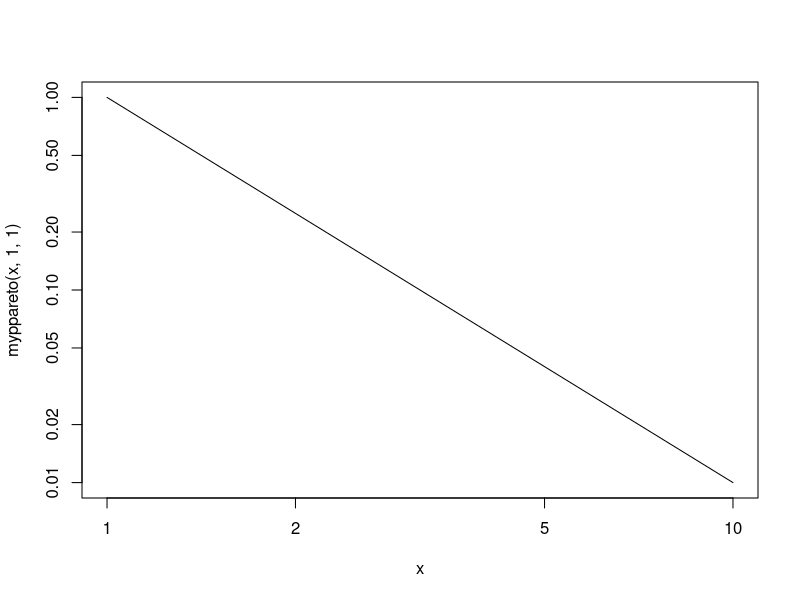
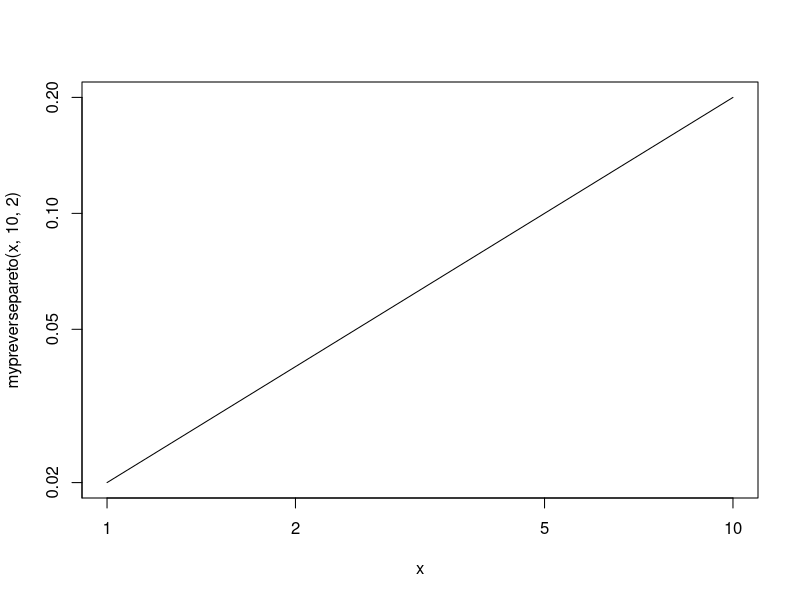
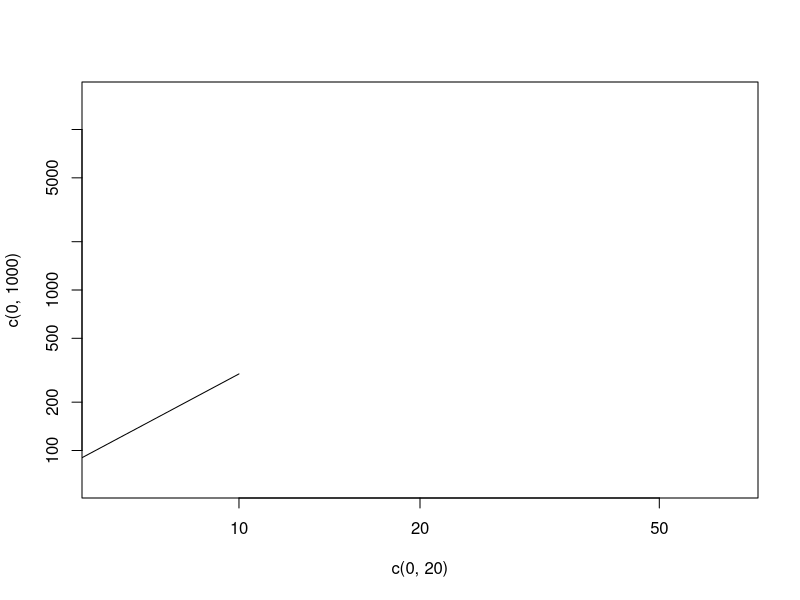
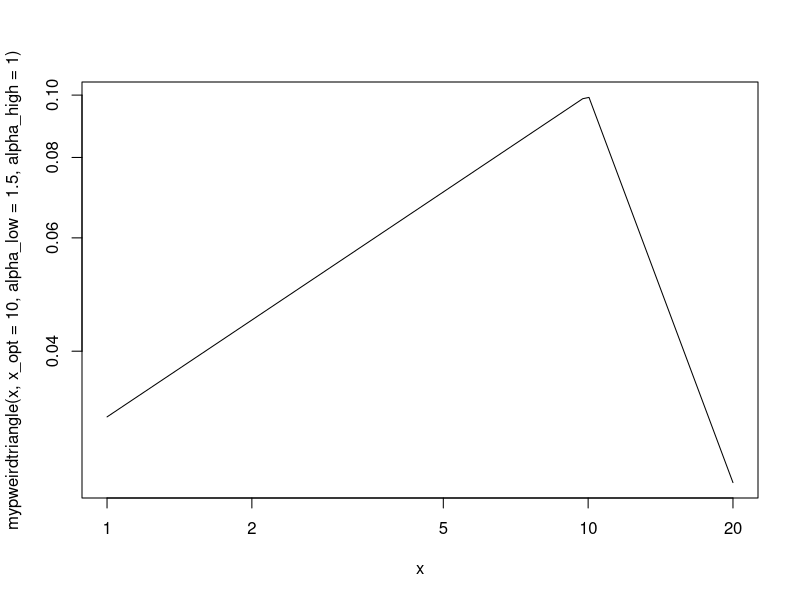

Generate these figures, in order, with R:
myppareto <- function(x, x_min, alpha) alpha * x_min^alpha / x^(alpha+1)
mypreversepareto <- function(x, x_max, alpha) alpha * x_max^(-alpha) / x^(-alpha+1)
curve(myppareto(x, 1, 1), from=1, to=10, log='xy')
curve(mypreversepareto(x, 10, 2), from=1, to=10, log='xy')
plot(x=c(0,20),y=c(0,1000), log='xy',type='n')
curve(-myppareto(x,1,-3), from=1,to=10, add=T)
curve(myppareto(x,10,1),from=10,to=20,add=T)

alpha_low = 2
alpha_high = 1
x_opt = 20

xq <- function(alphalow, alphahigh, xopt) (xopt^(alphalow-2) * (alphahigh/alphalow))^(-1/alphalow)

mypweirdtriangle <- function(x, x_opt, alpha_low, alpha_high) {
  #x_low <- (x_opt^(alpha_low-2) * (alpha_high/alpha_low))^(-1/alpha_low)
  x_low <- ((alpha_high/alpha_low)^(-1/alpha_low))*x_opt
  p <- numeric(length(x))
  p[x < x_opt] <- alpha_low * x_low^(-alpha_low) / (x[x <= x_opt]^(-alpha_low+1))
  p[x >= x_opt] <- alpha_high * x_opt^alpha_high / x[x > x_opt]^(alpha_high+1)
  p
}

curve(mypweirdtriangle(x, x_opt = 10, alpha_low = 1.5, alpha_high = 1),from=1,to=20, log='xy')
